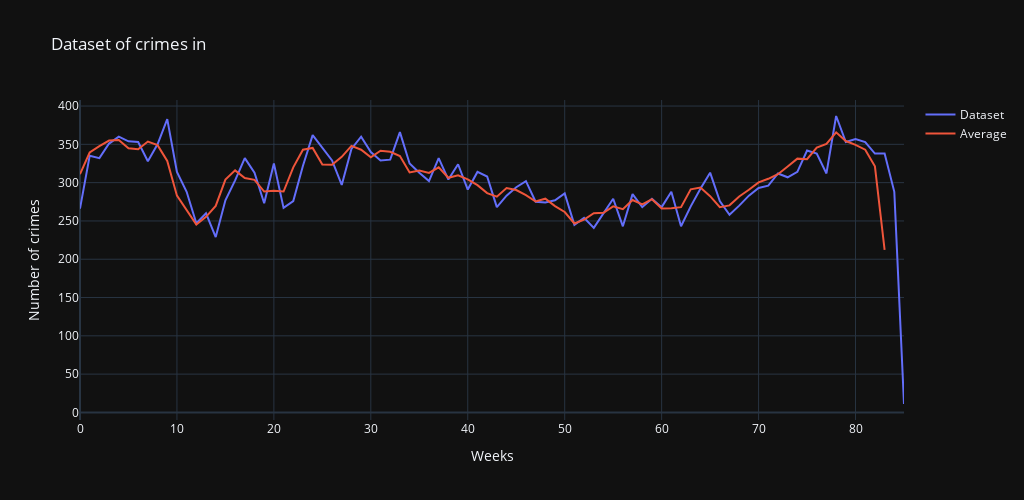

The code cell stored with this chart in its notebook:
### Code cell
list_graphs = []
graph_1 = go.Scatter(x=list(range(0,len(df1))),y=df1.flatten(),name="Dataset")
list_graphs.append(graph_1)
average = moving_average(df1)
graph_2 = go.Scatter(x=list(range(0,len(df1))),y=average,name="Average")
list_graphs.append(graph_2)
fig = go.Figure(data=list_graphs)
fig.update_layout(width=1024,height=500,title="Dataset of crimes in ",xaxis=dict(title='Weeks'),yaxis=dict(title='Number of crimes'))

fig.show()
